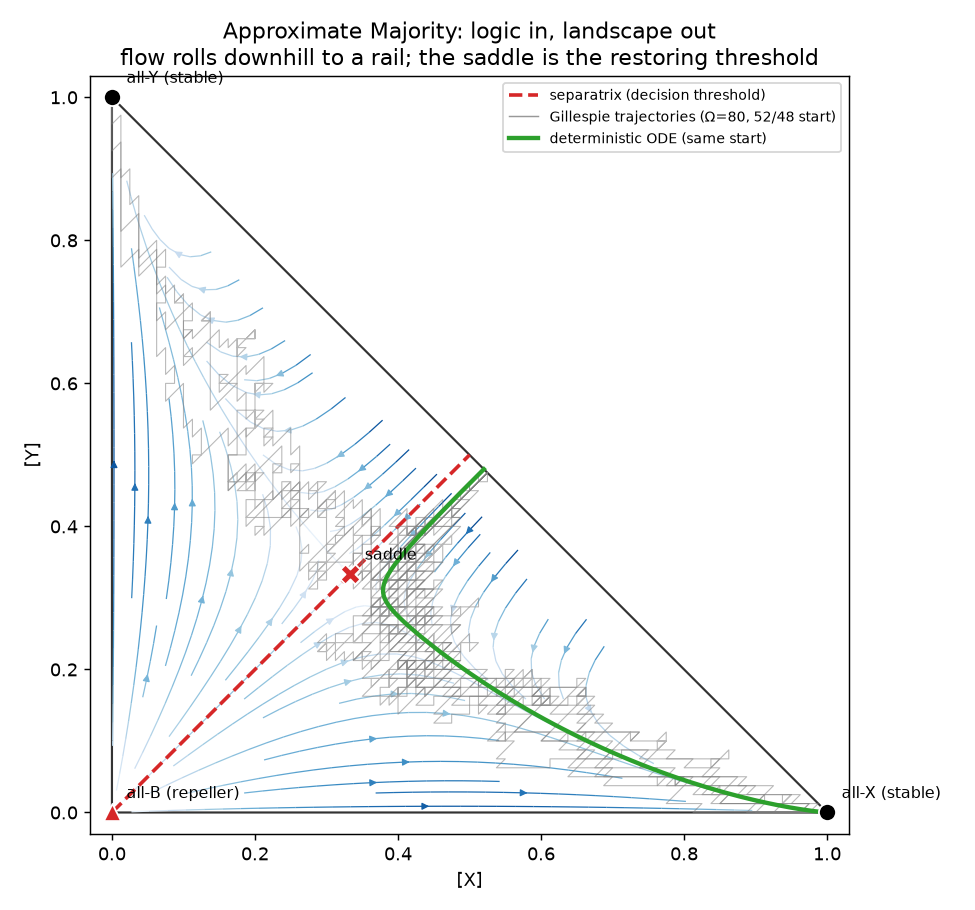

This chart was generated by the following Python code:
"""AM phase portrait: the landscape, made visible (design.md §2.3, §7).

Draw the flow of the deterministic mass-action ODE on the (X, Y) simplex, mark
the four fixed points with their stability, trace the separatrix through the
saddle, and overlay a handful of exact Gillespie trajectories so the noise sits
next to the smooth flow it fluctuates around. The point: the saddle's role as a
restoring *threshold* shows up as basin structure -- a wall the flow is pushed
away from -- not as a slogan.

    python -m experiments.phase_portrait            # writes experiments/phase_portrait.png
    python -m experiments.phase_portrait --omega 60 --trajectories 8
"""

from __future__ import annotations

import argparse
import os

import numpy as np

from crnl import approximate_majority, integrate, gillespie, seed_for


FIXED_POINTS = {
    "all-X (stable)": (1.0, 0.0),
    "all-Y (stable)": (0.0, 1.0),
    "all-B (repeller)": (0.0, 0.0),
    "saddle": (1 / 3, 1 / 3),
}


def make_figure(omega, n_traj, out_path, seed_base):
    import matplotlib

    matplotlib.use("Agg")
    import matplotlib.pyplot as plt

    net = approximate_majority()

    fig, ax = plt.subplots(figsize=(7.5, 7.0))

    # -- simplex boundary x + y <= 1, x,y >= 0 --
    ax.plot([0, 1, 0, 0], [0, 0, 1, 0], color="#333333", lw=1.2, zorder=1)

    # -- flow field on a grid inside the simplex --
    g = 22
    xs = np.linspace(0.001, 0.999, g)
    ys = np.linspace(0.001, 0.999, g)
    X, Y = np.meshgrid(xs, ys)
    U = np.zeros_like(X)
    V = np.zeros_like(Y)
    mask = (X + Y) < 1.0
    for i in range(g):
        for j in range(g):
            if not mask[i, j]:
                continue
            x, y = X[i, j], Y[i, j]
            r = net.rhs([x, y, 1 - x - y])
            U[i, j], V[i, j] = r[0], r[1]
    speed = np.hypot(U, V)
    ax.streamplot(X, Y, np.where(mask, U, np.nan), np.where(mask, V, np.nan),
                  color=np.where(mask, speed, np.nan), cmap="Blues",
                  density=1.3, linewidth=0.7, arrowsize=0.8, zorder=2)

    # -- separatrix: integrate BACKWARD from just off the saddle along the
    #    stable eigenvector to trace the basin boundary (X=Y line for AM) --
    # AM's separatrix is exactly the diagonal x = y; draw it as the threshold.
    ax.plot([0, 0.5], [0, 0.5], "--", color="#d62728", lw=2,
            label="separatrix (decision threshold)", zorder=3)

    # -- overlay exact stochastic trajectories from a slightly biased start --
    x0 = np.array([0.52, 0.48, 0.0])
    n0 = np.round(x0 * omega).astype(int)
    n0[2] = int(omega) - n0[0] - n0[1]
    for t in range(n_traj):
        res, ts, ns = gillespie(net, n0, omega, seed_for(omega, t, base=seed_base),
                                record=True)
        conc = ns / omega
        ax.plot(conc[0], conc[1], color="#7f7f7f", lw=0.6, alpha=0.55,
                zorder=4)
    ax.plot([], [], color="#7f7f7f", lw=0.8, alpha=0.8,
            label=f"Gillespie trajectories (Ω={omega}, 52/48 start)")

    # -- deterministic trajectory from the same start (the smooth 'lie') --
    traj = integrate(net, x0, t_span=(0, 60))
    ax.plot(traj.x[0], traj.x[1], color="#2ca02c", lw=2.4,
            label="deterministic ODE (same start)", zorder=6)

    # -- fixed points --
    styles = {
        "all-X (stable)": ("o", "#000000", 90),
        "all-Y (stable)": ("o", "#000000", 90),
        "all-B (repeller)": ("^", "#d62728", 90),
        "saddle": ("X", "#d62728", 120),
    }
    for label, (x, y) in FIXED_POINTS.items():
        m, c, s = styles[label]
        ax.scatter([x], [y], marker=m, c=c, s=s, zorder=7,
                   edgecolors="white", linewidths=1.0)
        ax.annotate(label, (x, y), textcoords="offset points",
                    xytext=(8, 8), fontsize=9, zorder=8)

    ax.set_xlabel("[X]")
    ax.set_ylabel("[Y]")
    ax.set_xlim(-0.03, 1.03)
    ax.set_ylim(-0.03, 1.03)
    ax.set_aspect("equal")
    ax.set_title("Approximate Majority: logic in, landscape out\n"
                 "flow rolls downhill to a rail; the saddle is the restoring "
                 "threshold")
    ax.legend(loc="upper right", fontsize=8)
    fig.tight_layout()
    fig.savefig(out_path, dpi=130)
    print(f"wrote figure -> {out_path}")


def main():
    p = argparse.ArgumentParser(description=__doc__)
    p.add_argument("--omega", type=int, default=80)
    p.add_argument("--trajectories", type=int, default=10)
    p.add_argument("--seed", type=int, default=0)
    p.add_argument("--out", default=os.path.join(
        os.path.dirname(__file__), "phase_portrait.png"))
    args = p.parse_args()
    make_figure(args.omega, args.trajectories, args.out, args.seed)


if __name__ == "__main__":
    main()
